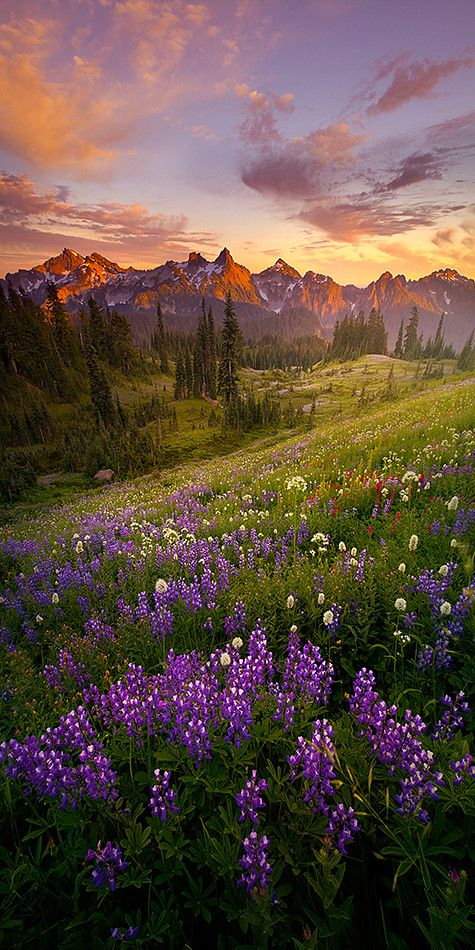
#> input picture sobel/resim.jpg, 475 x 950 px
$ python sobel.py   (older library calls are emulated)
#> lines starting #> are read from the running program, lines starting #| are printed output that depends on the picture
import cv2
import matplotlib.pyplot as plt
import numpy as np

# Resmi oku (örnek resmi kendi dosya yolunuzla değiştirin)
resim_path = "resim.jpg"
resim = cv2.imread(resim_path, cv2.IMREAD_GRAYSCALE)
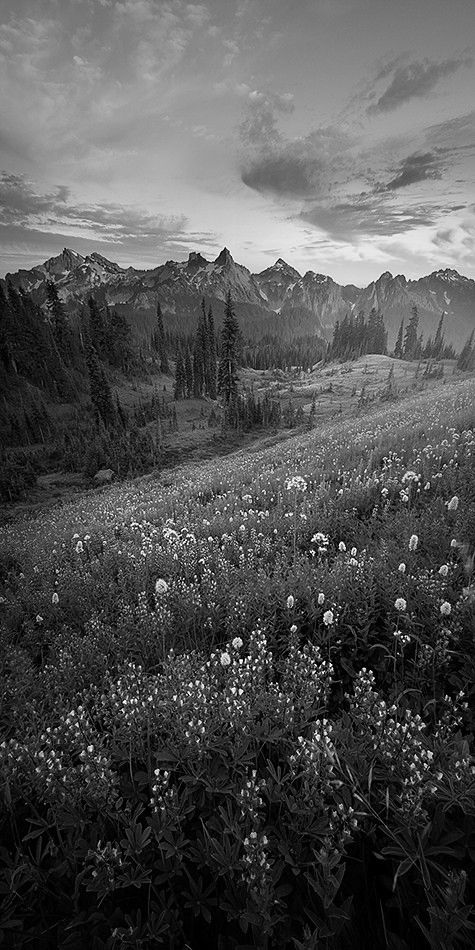
#> resim: shape (950, 475); min 0, max 255, mean 82.5

# Sobel filtresi uygula
sobel_x = cv2.Sobel(resim, cv2.CV_64F, 1, 0, ksize=3)
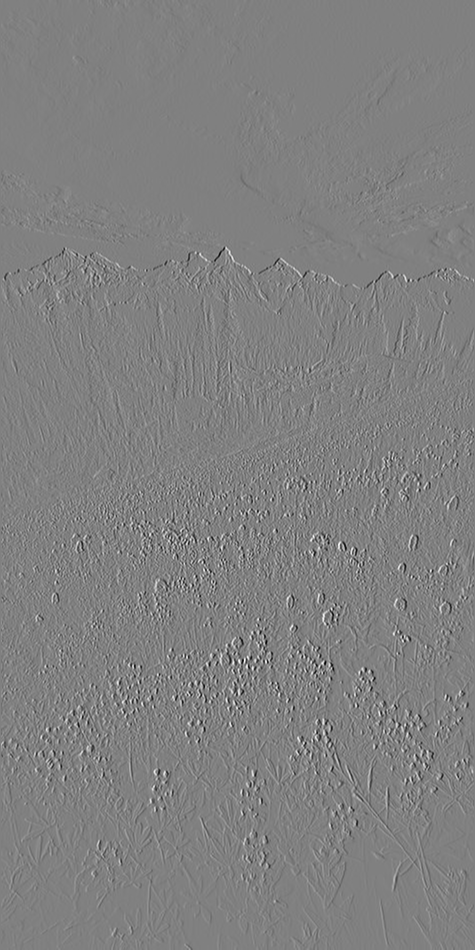
#> sobel_x: shape (950, 475) float64; min -977, max 962, mean 0.4; drawn with min black and max white
sobel_y = cv2.Sobel(resim, cv2.CV_64F, 0, 1, ksize=3)
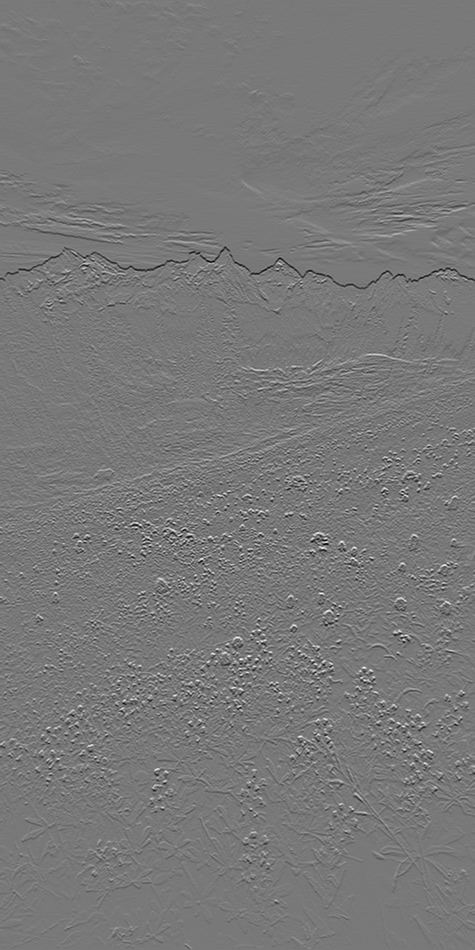
#> sobel_y: shape (950, 475) float64; min -885, max 980, mean -0.9; drawn with min black and max white

# Kenar büyüklüğünü hesapla
kenar_magnitude = np.sqrt(sobel_x**2 + sobel_y**2)
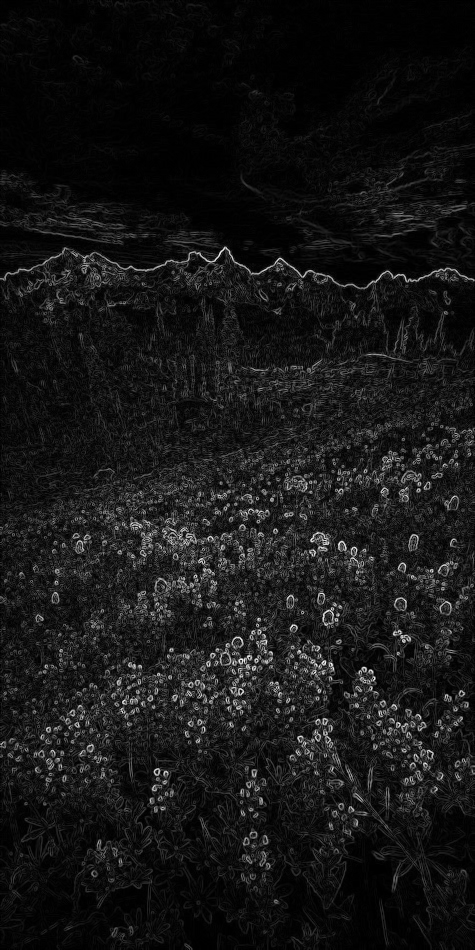
#> kenar_magnitude: shape (950, 475) float64; min 0, max 1016.7, mean 90.8; drawn with min black and max white

# Kenar yöneğini hesapla
kenar_yonu = np.arctan2(sobel_y, sobel_x)
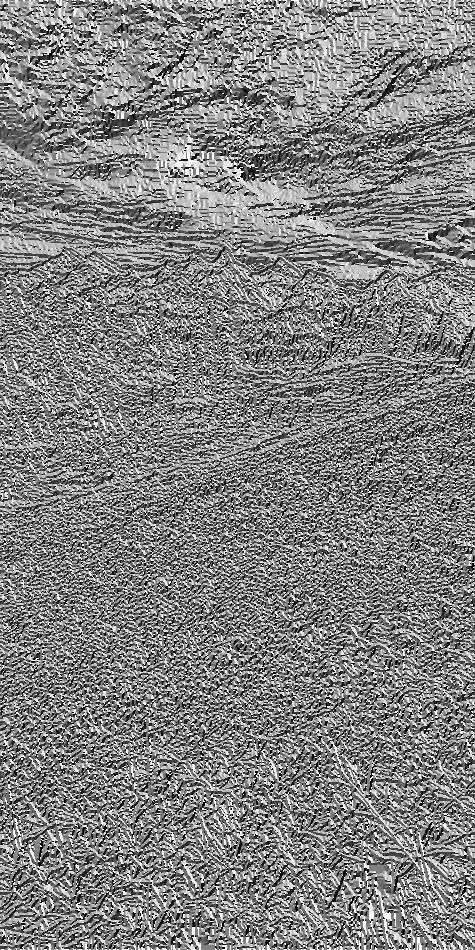
#> kenar_yonu: shape (950, 475) float64; min -3.14, max 3.14, mean 0.0701; drawn with min black and max white

# Görselleştirme
plt.figure(figsize=(12, 6))

plt.subplot(2, 3, 1), plt.imshow(resim, cmap='gray'), plt.title('Orjinal')
plt.subplot(2, 3, 2), plt.imshow(sobel_x, cmap='gray'), plt.title('Sobel X')
plt.subplot(2, 3, 3), plt.imshow(sobel_y, cmap='gray'), plt.title('Sobel Y')
plt.subplot(2, 3, 4), plt.imshow(kenar_magnitude, cmap='gray'), plt.title('Kenar Büyüklüğü')
plt.subplot(2, 3, 5), plt.imshow(kenar_yonu, cmap='gray'), plt.title('Kenar Yönü')

plt.show()
